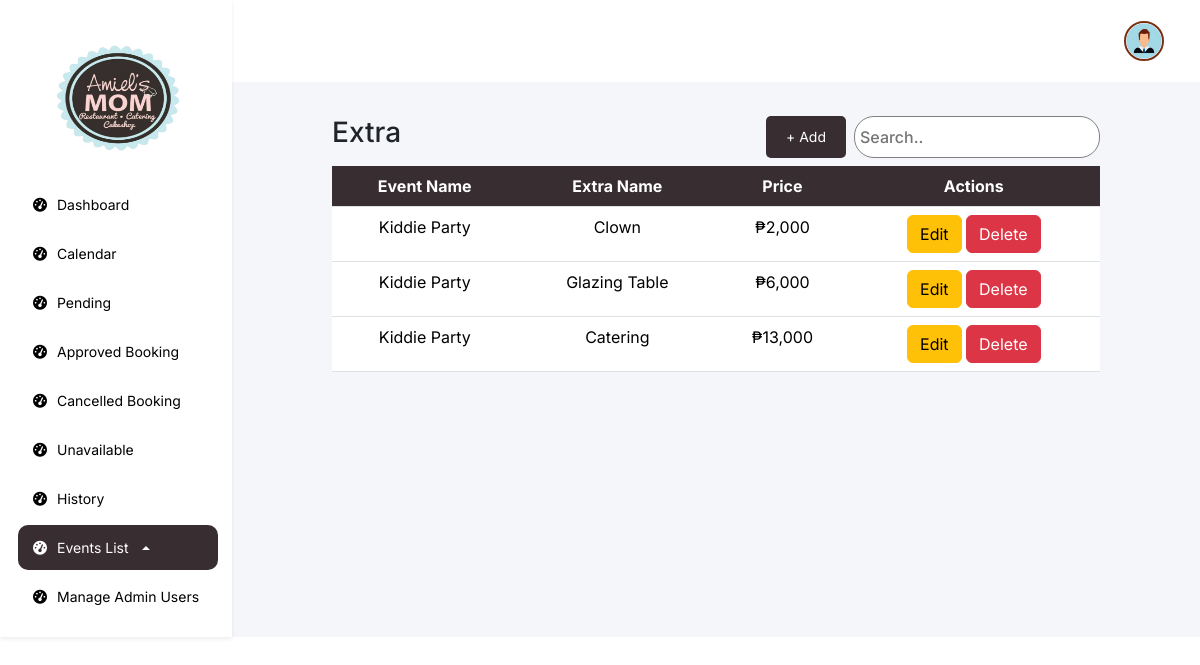
The page /features/admin/web/extra.php (signed in) on the database its author committed.
### tables this page shows
CREATE TABLE `extra` (
  `id` int(11) NOT NULL,
  `type_of_event` varchar(255) NOT NULL,
  `extra_name` varchar(255) NOT NULL,
  `price` decimal(10,2) NOT NULL
);

### features/admin/web/extra.php (the view, shortened to what this page needs)
<?php
require '../../../db.php';
$query = "SELECT * FROM extra";
$result = $conn->query($query);
?>
<!DOCTYPE html>
<html lang="en">
<head>
    <link rel="stylesheet" href="https://cdnjs.cloudflare.com/ajax/libs/font-awesome/6.0.0-beta3/css/all.min.css">
    <link href="https://cdn.jsdelivr.net/npm/bootstrap@5.3.3/dist/css/bootstrap.min.css" rel="stylesheet"
>
    <link href="https://cdn.jsdelivr.net/npm/sweetalert2@11.5.0/dist/sweetalert2.min.css" rel="stylesheet">
    <link rel="stylesheet" href="../css/index.css">
</head>
<body>
    <div class="navbar flex-column bg-white shadow-sm p-3 collapse d-md-flex" id="navbar">
        <div class="navbar-links">
            <a class="navbar-brand d-none d-md-block logo-container" href="#">
                <img src="../../../assets/logo.png" alt="Logo">
            </a>
            <a href="dashboard.php">
                <i class="fa-solid fa-tachometer-alt"></i>
                <span>Dashboard</span>
            </a>
            <a href="calendar.php">
                <i class="fa-solid fa-tachometer-alt"></i>
                <span>Calendar</span>
            </a>
            <a href="pending.php">
                <i class="fa-solid fa-tachometer-alt"></i>
                <span>Pending</span>
            </a>
            <a href="approve.php">
                <i class="fa-solid fa-tachometer-alt"></i>
                <span>Approved Booking</span>
            </a>
            <a href="cancel.php">
                <i class="fa-solid fa-tachometer-alt"></i>
                <span>Cancelled Booking</span>
            </a>
            <a href="unavailable.php">
                <i class="fa-solid fa-tachometer-alt"></i>
                <span>Unavailable</span>
            </a>
            <a href="history.php">
                <i class="fa-solid fa-tachometer-alt"></i>
                <span>History</span>
            </a>
            <div class="dropdown dropup">
                <a href="#" class="navbar-highlight dropdown-toggle" id="eventsListDropdown" role="button" data-bs-toggle="dropdown" aria-expanded="false">
                    <i class="fa-solid fa-tachometer-alt"></i>
                    <span>Events List</span>
                </a>
            </div>
            <a href="admin-user.php">
                <i class="fa-solid fa-tachometer-alt"></i>
                <span>Manage Admin Users</span>
            </a>
        </div>
    </div>
    <div class="content flex-grow-1">
        <div class="header">
            <div class="profile-admin">
                <div class="dropdown">
                    <button class="" type="button" data-bs-toggle="dropdown" aria-expanded="false">
                        <img src="../../../assets/profile/user.png"
                            style="width: 40px; height: 40px; object-fit: cover;">
                    </button>
                </div>
            </div>
        </div>
        <div class="container mt-4">
            <div class="d-flex justify-content-between mb-2">
                <h3>Extra</h3>
                <div class="d-flex gap-2">
                    <button class="btn btn-primary add-btn" data-bs-toggle="modal" data-bs-target="#events_list">+
                        Add</button>
                    <input type="text" class="search" placeholder="Search.." id="searchInput">
                </div>
            </div>
            <div class="table-responsive">
            <table class="table">
    <thead>
        <tr>
            <th scope="col">Event Name</th>
            <th scope="col">Extra Name</th>
            <th scope="col">Price</th>
            <th scope="col">Actions</th>
        </tr>
    </thead>
    <tbody>
        <?php while ($row = $result->fetch_assoc()): ?>
            <tr>
                <td><?php echo htmlspecialchars($row['type_of_event']); ?></td>
                <td><?php echo htmlspecialchars($row['extra_name']); ?></td>
                <td>₱<?php echo number_format(htmlspecialchars($row['price'], ENT_QUOTES, 'UTF-8'), 0, '.', ','); ?></td>
                <td>
                    <button class="btn btn-warning edit-btn"
                        data-id="<?php echo $row['id']; ?>"
                        data-event_name="<?php echo htmlspecialchars($row['type_of_event']); ?>"
                        data-extra_name="<?php echo htmlspecialchars($row['extra_name']); ?>"
                        data-price="<?php echo htmlspecialchars($row['price']); ?>"
                        data-bs-toggle="modal"
                        data-bs-target="#events_list">Edit</button>
                    <form method="POST" action="../function/php/extra.php" style="display:inline;">
                        <button type="submit" name="action" value="delete" class="btn btn-danger">Delete</button>
                    </form>
                </td>
            </tr>
        <?php endwhile; ?>
    </tbody>
</table>
</html>

### features/admin/css/index.css (style rules this page uses)
* { font-family: "Inter", sans-serif; font-optical-sizing: auto; font-style: normal; margin: 0; }
body { margin: 0; padding: 0; display: flex; }
.navbar { background-color: #FFFFFF; display: flex; flex-direction: column; align-items: start; padding: 20px; box-shadow: 2px 0 5px rgba(0, 0, 0, 0.1); min-width: 230px; }
.navbar a { color: #000; padding: 12px 15px; text-decoration: none; width: 100%; display: flex; align-items: center; gap: 10px; font-size: 14px !important; margin: 2px; }
.navbar-highlight { color: #FFFFFF !important; border-radius: 10px; padding: 12px 15px !important; text-decoration: none !important; width: 100% !important; display: flex !important; align-items: center !important; gap: 10px !important; font-size: 14px !important; background-color: #382D31 !important; }
.navbar-brand { padding: 0 !important; }
.navbar-brand img { display: block; justify-content: center; align-items: center; width: 70%; height: 15vh; margin: 20px 0 20px 30px; }
.navbar-links { display: flex; flex-direction: column; width: 100%; }
.content { flex-grow: 1; background-color: #F5F6FA; }
.header { display: flex; align-items: center; padding: 20px; justify-content: space-between; background-color: #FFFFFF !important; }
.header button { margin-right: 10px; }
.profile-admin { display: flex; align-items: center; margin-left: auto; gap: 5px; }
.profile-admin img { width: 40px; height: 40px; border-radius: 50%; margin-right: 10px; border: 2px solid #7A3015; }
.profile-admin button { background-color: transparent; border: none; font-size: 20px; display: flex; margin: auto; }
table { border-radius: 24px !important; }
th,tr { background-color: #382D31 !important; color: #fff !important; text-align: center; }
.container { padding: 10px 100px 10px 100px; }
.container input { background-color: silver; font-weight: 500; }
.add-btn { background-color: #382D31; color: #fff; border: none; border-radius: 5px; padding: 3px 20px; font-size: 14px; }
.search { background-color: #fff !important; border: 1px solid #808080; border-radius: 20px; padding: 5px; }

### rows shown on the page
extra: type_of_event "Kiddie Party", extra_name "Clown", price "2,000"
extra: type_of_event "Kiddie Party", extra_name "Glazing Table", price "6,000"
extra: type_of_event "Kiddie Party", extra_name "Catering", price "13,000"
